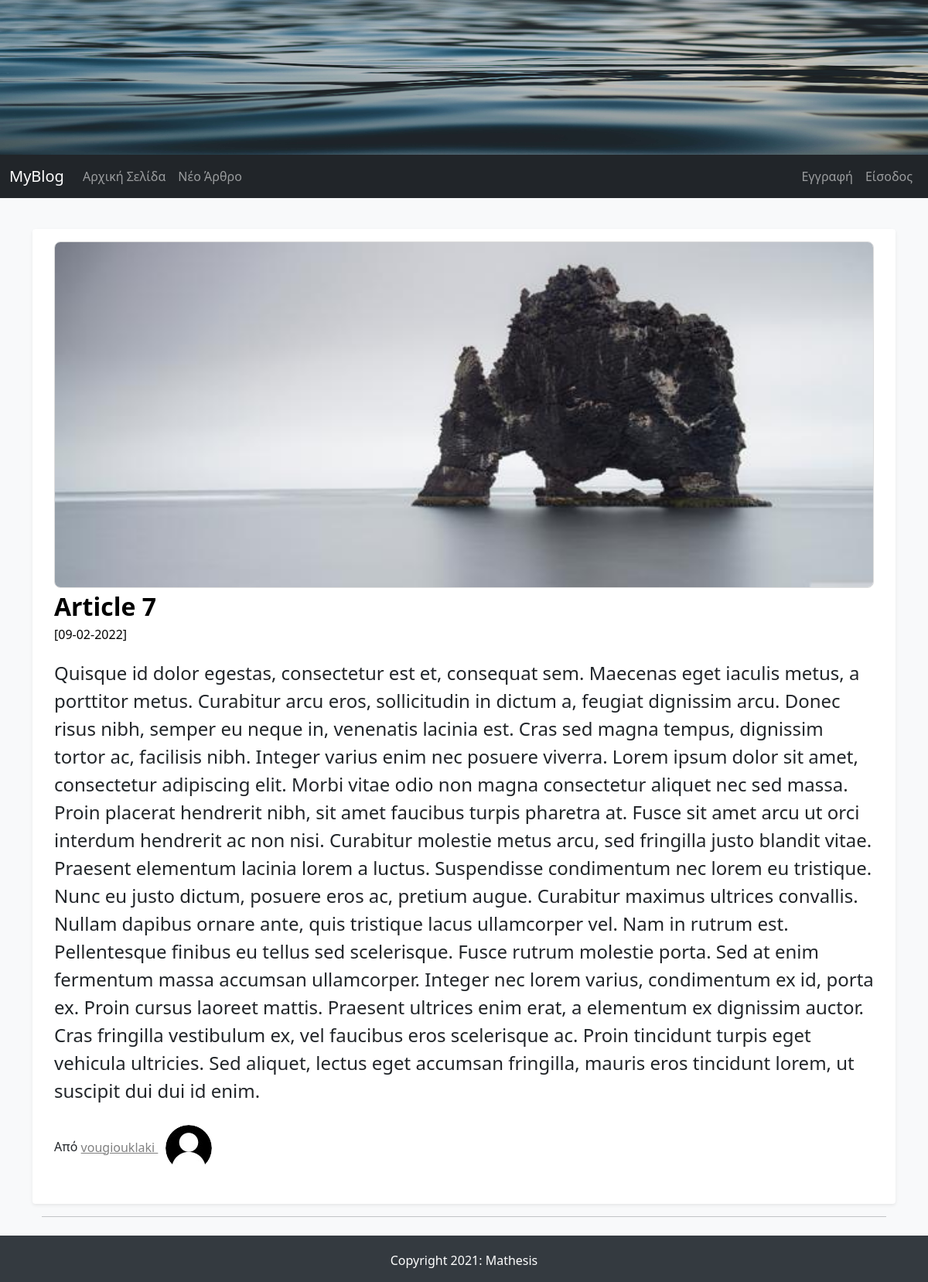
Screenshot of /full_article/8 with the database file from the repository.
### FlaskBlogApp/models.py (models this page shows, shortened)
class Article(db.Model):
    id = db.Column(db.Integer, primary_key=True)
    article_title = db.Column(db.String(50), nullable=False)
    article_body = db.Column(db.Text(), nullable=False)
    article_image = db.Column(db.String(30), default='default_article_image.jpg', nullable=False)
    date_created = db.Column(db.DateTime, default=datetime.utcnow, nullable=False)
    user_id = db.Column(db.Integer, db.ForeignKey('user.id'), nullable=False) # user.id of the table not of the class

class User(db.Model, UserMixin): # UserMixin extends class to flask-login capabilities
    id = db.Column(db.Integer, primary_key=True)
    username = db.Column(db.String(15), unique=True, nullable=False)
    email = db.Column(db.String(150), unique=True, nullable=False)
    password = db.Column(db.String(36), nullable=False)
    profile_image = db.Column(db.String(30), default='default_profile_image.jpg')
    articles = db.relationship('Article', backref='author', lazy=True) # Article - relationship with the model not the table

### FlaskBlogApp/routes.py (the view)
@app.route("/full_article/<int:article_id>", methods=["GET"])
def full_article(article_id):
    article = Article.query.get_or_404(article_id)
    return render_template("full_article.html", article=article)

### FlaskBlogApp/templates/full_article.html (shortened to what this page needs)
{% extends "base.html" %}
{% block content %}
    <main role="main" class="container">
        {% if article %}
            <div class="row my-3 p-3 bg-body rounded shadow-sm">
                <div class="col col-md-12">
                {% if article.article_image and article.article_image != 'default_article_image.jpg' %}
                    <img src="{{ url_for('static', filename='images/articles_images/'+article.article_image) }}" alt="" class="img-responsive a_image" width="100%">
                {% endif %}
                </div>
                <div class="col col-md-12">
                <div class="main-article-title">
                    {{ article.article_title | safe }}
                </div>
                <small class="article_date">[{{ article.date_created.strftime('%d-%m-%Y') }}]</small>
                <p class="main-article-partial-text">
                    {{ article.article_body | safe }}
                </p>
                <p class="">Από
                    <span>
                    <a class="author-name" href="{{ url_for('articles_by_author', author_id=article.author.id) }}"> {{ article.author.username }}
                        <img class="rounded-circle profile-image" alt="{{ article.author.username }}" src="{{ url_for('static', filename='images/profiles_images/'+article.author.profile_image) }}" data-holder-rendered="true" data-bs-toggle="tooltip" data-bs-placement="top" title="{{ article.author.username }}">
                    </a>
                    </span>
                </p>
                </div>
            </div>
            <hr>
        {% endif %}
    </main>
{% endblock content %}

### FlaskBlogApp/static/css/styles.css (style rules this page uses)
body { background-color: #f8f9fa; }
.container { margin-top: 20px; }
.main-article-title { font-size: 2em; font-weight: bold; text-decoration: none; color: black; }
.article_date,.article_date:hover { font-size: 1em; color: black; }
.main-article-partial-text,.main-article-full-text { font-size: 1.5em; margin-top: 20px; }
.author-name:link { color: gray; }
.main-article-category:hover,.main-article-title:hover,.author-name { text-decoration: underline; color: black; }
.row { margin-top: 20px; }
.profile-image { width: 60px; height: 60px; margin: 10px; }
.a_image { border: 1px solid #ddd; border-radius: 8px; }

### rows the page displays
Article: article_image (picture), article_title "Article 7", date_created "09-02-2022", article_body "Quisque id dolor egestas, consectetur est et, consequat sem. Maecenas eget iaculis metus, a porttitor metus. Curabitur arcu eros, sollicitudin in dictum a, feugiat dignissim arcu. Donec risus nibh, semper eu neque in, venenatis lacinia est. Cras sed magna tempus, dignissim tortor ac, facilisis nibh. Integer varius enim nec posuere viverra. Lorem ipsum dolor sit amet, consectetur adipiscing elit. Morbi vitae odio non magna consectetur aliquet nec sed massa. Proin placerat hendrerit nibh, sit amet faucibus turpis pharetra at. Fusce sit amet arcu ut orci interdum hendrerit ac non nisi. Curabitur molestie metus arcu, sed fringilla justo blandit vitae. Praesent elementum lacinia lorem a luctus.…"
User: author.username "vougiouklaki", profile_image (placeholder picture)
